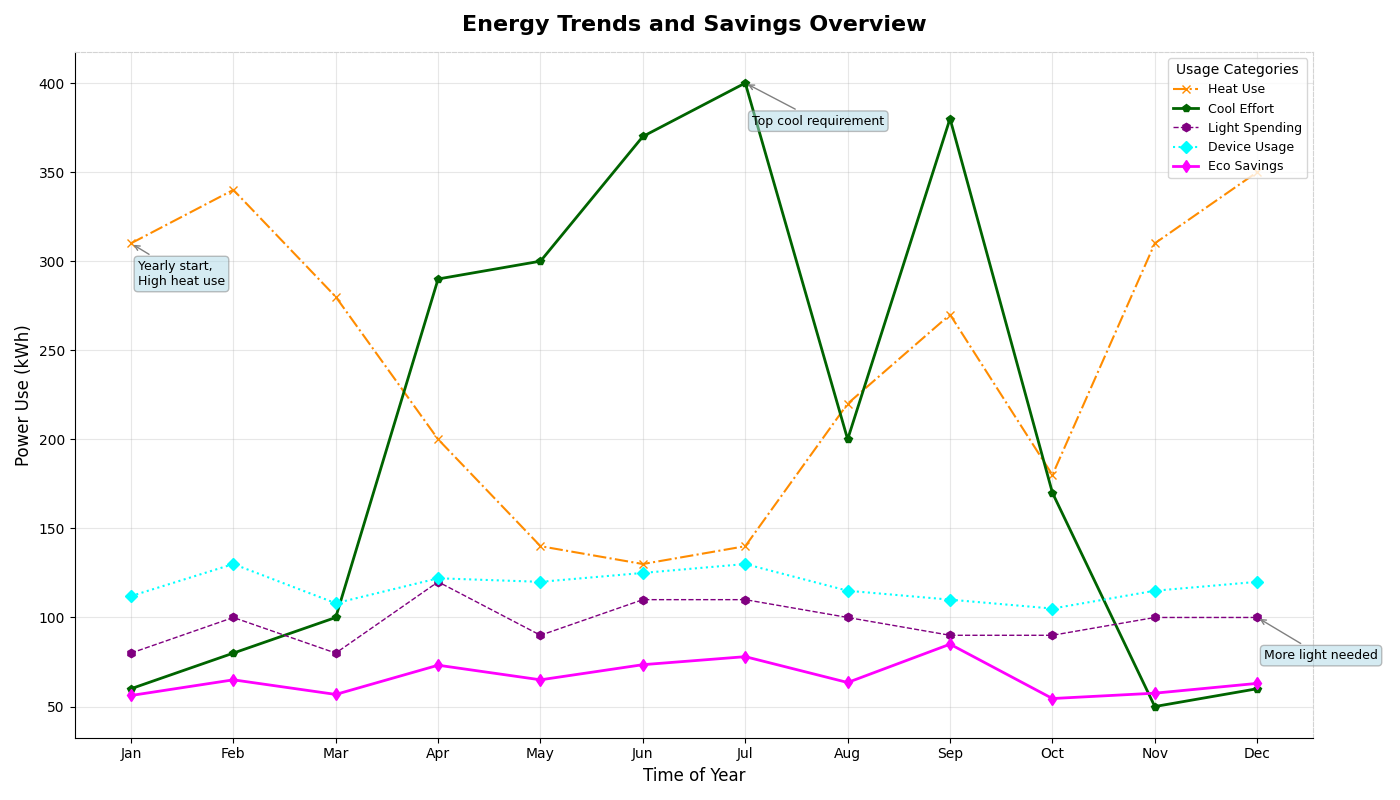

The script that drew this image:
import matplotlib.pyplot as plt
import numpy as np

months = np.array(["Jan", "Feb", "Mar", "Apr", "May", "Jun", "Jul", "Aug", "Sep", "Oct", "Nov", "Dec"])

heating = np.array([310, 340, 280, 200, 140, 130, 140, 220, 270, 180, 310, 350])  # Altered values
cooling = np.array([60, 80, 100, 290, 300, 370, 400, 200, 380, 170, 50, 60])    # Altered values
lighting = np.array([80, 100, 80, 120, 90, 110, 110, 100, 90, 90, 100, 100])   # Altered values
appliances = np.array([112, 130, 108, 122, 120, 125, 130, 115, 110, 105, 115, 120])  # Altered values

# Calculate based on the new altered values
overall_consumption = heating + cooling + lighting + appliances
monthly_savings = 0.1 * overall_consumption

fig, ax = plt.subplots(figsize=(14, 8))

ax.plot(months, heating, marker='x', linestyle='-.', color='darkorange', linewidth=1.5, label='Heat Use')
ax.plot(months, cooling, marker='p', linestyle='-', color='darkgreen', linewidth=2, label='Cool Effort')
ax.plot(months, lighting, marker='h', linestyle='--', color='purple', linewidth=1, label='Light Spending')
ax.plot(months, appliances, marker='D', linestyle=':', color='cyan', linewidth=1.5, label='Device Usage')
ax.plot(months, monthly_savings, marker='d', linestyle='-', color='magenta', linewidth=2, label='Eco Savings')

annotations = [
    ('Jan', heating[0], 'Yearly start,\nHigh heat use'),
    ('Jul', cooling[6], 'Top cool requirement'),
    ('Dec', lighting[11], 'More light needed')
]

for (month, value, text) in annotations:
    ax.annotate(text, xy=(month, value), xytext=(5, -30), textcoords='offset points',
                arrowprops=dict(arrowstyle='->', color='gray'), fontsize=9,
                bbox=dict(boxstyle="round,pad=0.3", edgecolor='gray', facecolor='lightblue', alpha=0.5))

ax.set_title('Energy Trends and Savings Overview', fontsize=16, fontweight='bold', pad=15)
ax.set_xlabel('Time of Year', fontsize=12)
ax.set_ylabel('Power Use (kWh)', fontsize=12)

ax.legend(title='Usage Categories', loc='upper right', fontsize=9)

ax.grid(True, linestyle='-', alpha=0.3)
ax.spines['top'].set_linestyle('--')
ax.spines['right'].set_linestyle('--')
ax.spines['top'].set_color('lightgray')
ax.spines['right'].set_color('lightgray')

plt.tight_layout()
plt.show()
